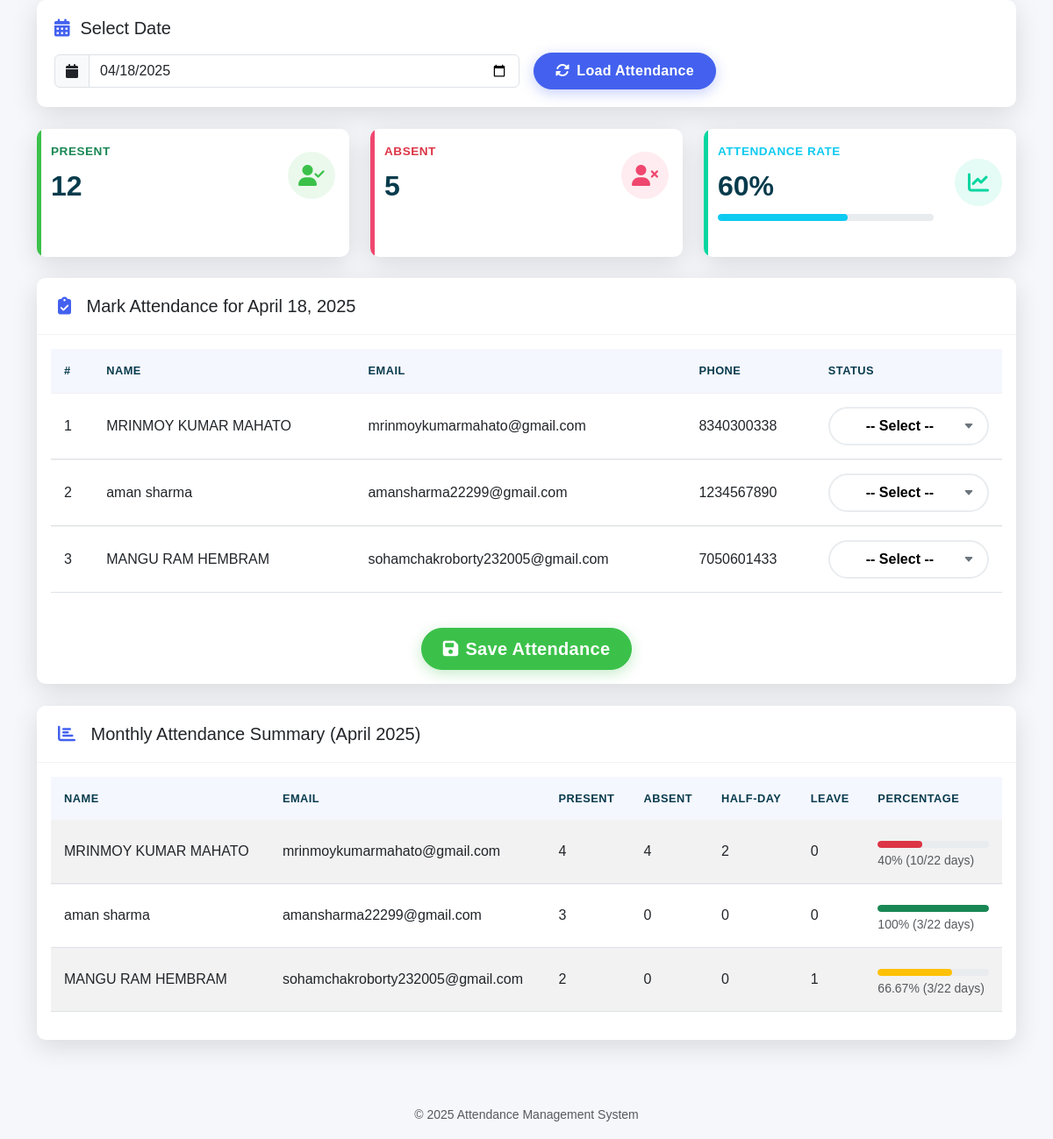
Page /php/attendence.php on the earlier database version.
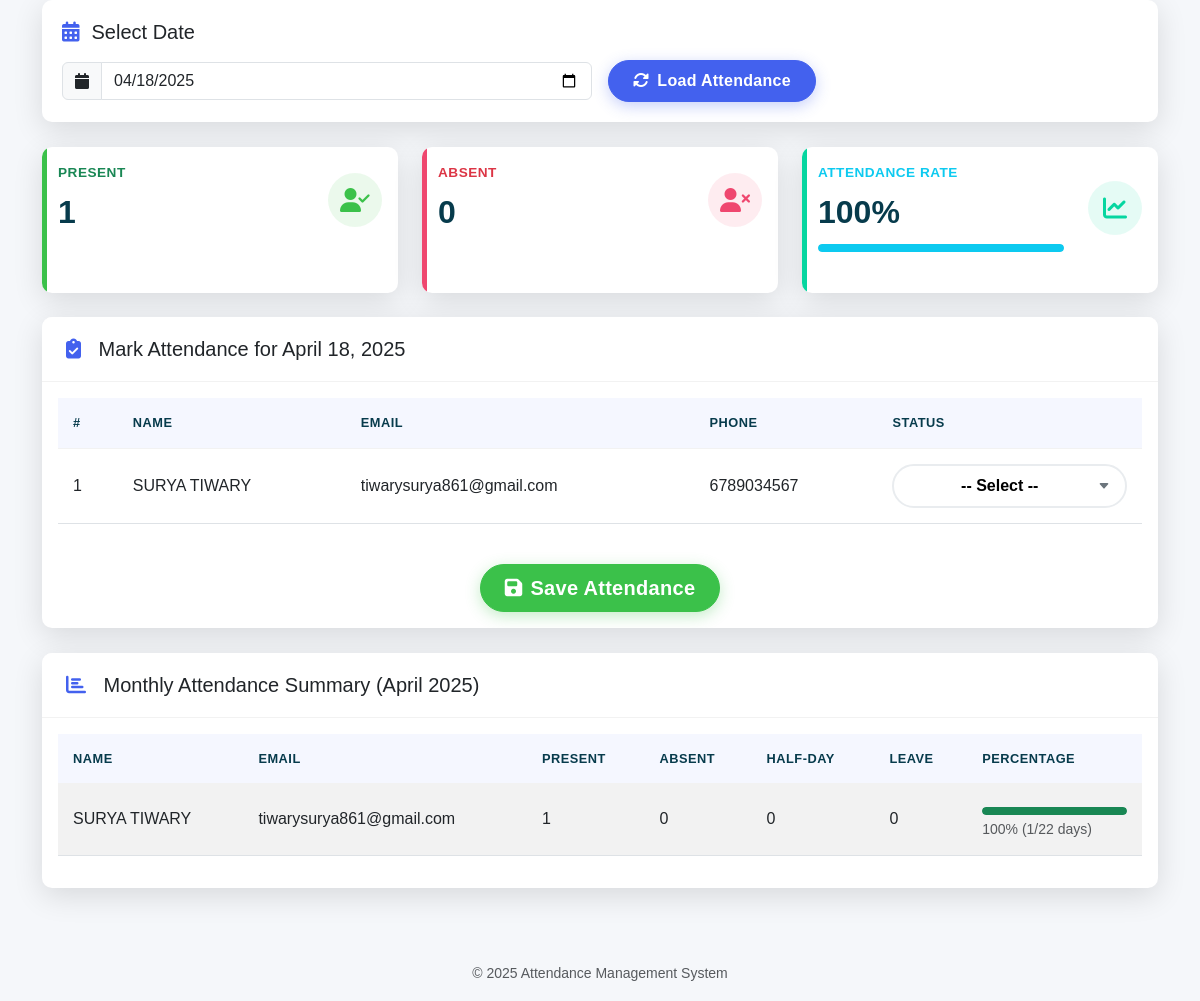
Same page on the later database version.
### tables this page shows
CREATE TABLE `members` (
  `id` int(11) NOT NULL,
  `firstname` varchar(50) NOT NULL,
  `lastname` varchar(50) DEFAULT NULL,
  `email` varchar(50) NOT NULL,
  `phoneNumber` varchar(15) NOT NULL,
  `aadharNo` varchar(20) NOT NULL,
  `vehicle` varchar(255) DEFAULT NULL
);

### php/attendence.php (the view, shortened to what the changed rows need)
<?php
$servername = "localhost";
$username = "root";
$password = "";
$dbname = "final";
$conn = new mysqli($servername, $username, $password, $dbname);
$date = isset($_POST['date']) ? $_POST['date'] : date("Y-m-d");
$month = date("m", strtotime($date));
$year = date("Y", strtotime($date));
$result = $conn->query("SELECT * FROM members");
$members = [];
while ($row = $result->fetch_assoc()) {
    $members[] = $row;
}
$current_attendance = [];
$days_in_month = cal_days_in_month(CAL_GREGORIAN, $month, $year);
?>
<!DOCTYPE html>
<html lang="en">
<head>
    <link rel="stylesheet" href="https://cdnjs.cloudflare.com/ajax/libs/bootstrap/5.3.0/css/bootstrap.min.css">
    <link rel="stylesheet" href="https://cdnjs.cloudflare.com/ajax/libs/font-awesome/6.4.0/css/all.min.css">
    <link rel="stylesheet" href="https://cdnjs.cloudflare.com/ajax/libs/datatables/1.10.21/css/dataTables.bootstrap5.min.css">
    <link rel="stylesheet" href="https://cdnjs.cloudflare.com/ajax/libs/limonte-sweetalert2/11.7.12/sweetalert2.min.css">
</head>
<body>
    <div class="container">
        <div class="row animate-in" style="animation-delay: 0.2s;">
            <?php
            $total_present = 0;
            $total_absent = 0;
            $total_records = 0;
            $monthly_stats_query = "SELECT status, COUNT(*) as count FROM attendance
                                   WHERE MONTH(date) = $month AND YEAR(date) = $year
                                   GROUP BY status";
            $monthly_stats_result = $conn->query($monthly_stats_query);
            if ($monthly_stats_result && $monthly_stats_result->num_rows > 0) {
                while ($stat = $monthly_stats_result->fetch_assoc()) {
                    if ($stat['status'] == 'Present') {
                        $total_present = $stat['count'];
                    } elseif ($stat['status'] == 'Absent') {
                        $total_absent = $stat['count'];
                    }
                    $total_records += $stat['count'];
                }
            }
            $attendance_percentage = $total_records > 0 ? round(($total_present / $total_records) * 100, 2) : 0;
            ?>
            <div class="col-xl-4 col-md-6 mb-4">
                <div class="card border-0 stats-card present h-100">
                    <div class="card-body">
                        <div class="row no-gutters align-items-center">
                            <div class="col mr-2">
                                <div class="stats-text text-success mb-1">Present</div>
                                <div class="stats-number"><?php echo $total_present; ?></div>
                            </div>
                        </div>
                    </div>
                </div>
            </div>
            <div class="col-xl-4 col-md-6 mb-4">
                <div class="card border-0 stats-card absent h-100">
                    <div class="card-body">
                        <div class="row no-gutters align-items-center">
                            <div class="col mr-2">
                                <div class="stats-text text-danger mb-1">Absent</div>
                                <div class="stats-number"><?php echo $total_absent; ?></div>
                            </div>
                        </div>
                    </div>
                </div>
            </div>
            <div class="col-xl-4 col-md-6 mb-4">
                <div class="card border-0 stats-card percentage h-100">
                    <div class="card-body">
                        <div class="row no-gutters align-items-center">
                            <div class="col mr-2">
                                <div class="stats-text text-info mb-1">Attendance Rate</div>
                                <div class="stats-number"><?php echo $attendance_percentage; ?>%</div>
                                <div class="progress">
                                    <div class="progress-bar bg-info" role="progressbar" style="width: <?php echo $attendance_percentage; ?>%"
                                         aria-valuenow="<?php echo $attendance_percentage; ?>" aria-valuemin="0" aria-valuemax="100"></div>
                                </div>
                            </div>
                        </div>
                    </div>
                </div>
            </div>
        </div>
        <div class="row animate-in" style="animation-delay: 0.3s;">
            <div class="col-lg-12">
                <div class="card">
                    <div class="card-body">
                        <form method="POST" action="save_attendance.php" id="attendanceForm">
                            <div class="table-responsive">
                                <table class="table table-hover" id="attendanceTable">
                                    <thead>
                                        <tr>
                                            <th>#</th>
                                            <th>Name</th>
                                            <th>Email</th>
                                            <th>Phone</th>
                                            <th>Status</th>
                                        </tr>
                                    </thead>
                                    <tbody>
                                        <?php foreach ($members as $index => $row): ?>
                                            <?php
                                                $status = isset($current_attendance[$row['email']]) ? $current_attendance[$row['email']] : '';
                                            ?>
                                            <tr>
                                                <td><?php echo $index + 1; ?></td>
                                                <td><?php echo $row['firstname'] . ' ' . $row['lastname']; ?></td>
                                                <td><?php echo $row['email']; ?></td>
                                                <td><?php echo $row['phoneNumber']; ?></td>
                                                <td>
                                                    <select name="attendance[<?php echo $row['email']; ?>]" class="select-status" data-email="<?php echo $row['email']; ?>">
                                                        <option value="" <?php echo ($status == '') ? 'selected' : ''; ?>>-- Select --</option>
                                                    </select>
                                                </td>
                                            </tr>
                                        <?php endforeach; ?>
                                    </tbody>
                                </table>
                            </div>
                        </form>
                    </div>
                </div>
            </div>
        </div>
        <div class="row animate-in" style="animation-delay: 0.4s;">
            <div class="col-lg-12">
                <div class="card">
                    <div class="card-body">
                        <div class="table-responsive">
                            <table class="table table-striped" id="summaryTable">
                                <thead>
                                    <tr>
                                        <th>Name</th>
                                        <th>Email</th>
                                        <th>Present</th>
                                        <th>Absent</th>
                                        <th>Half-Day</th>
                                        <th>Leave</th>
                                        <th>Percentage</th>
                                    </tr>
                                </thead>
                                <tbody>
                                    <?php
                                    foreach ($members as $row) {
                                        $email = $row['email'];
                                        $name = $row['firstname'] . ' ' . $row['lastname'];
                                        $att_q = "SELECT status FROM attendance
                                                WHERE email = '$email'
                                                AND MONTH(date) = $month
                                                AND YEAR(date) = $year";
                                        $att_result = $conn->query($att_q);
                                        $present = 0;
                                        $absent = 0;
                                        $half_day = 0;
                                        $leave = 0;
                                        $total = 0;
                                        if ($att_result && $att_result->num_rows > 0) {
                                            while ($att = $att_result->fetch_assoc()) {
                                                $total++;
                                                if ($att['status'] == 'Present') {
                                                    $present++;
                                                } elseif ($att['status'] == 'Absent') {
                                                    $absent++;
                                                } elseif ($att['status'] == 'Half-Day') {
                                                    $half_day++;
                                                } elseif ($att['status'] == 'Leave') {
                                                    $leave++;
                                                }
                                            }
                                        }
                                        $working_days = 0;
                                        for ($day = 1; $day <= $days_in_month; $day++) {
                                            $check_date = sprintf("%04d-%02d-%02d", $year, $month, $day);
                                            $day_of_week = date("N", strtotime($check_date));
                                            if ($day_of_week < 6) {
                                                $working_days++;
                                            }
                                        }
                                        $percent = $total > 0 ? round(($present / $total) * 100, 2) : 0;
                                        $progress_color = $percent >= 75 ? "bg-success" : ($percent >= 50 ? "bg-warning" : "bg-danger");
                                        echo "<tr>
                                                <td>$name</td>
                                                <td>$email</td>
                                                <td>$present</td>
                                                <td>$absent</td>
                                                <td>$half_day</td>
                                                <td>$leave</td>
                                                <td>
                                                    <div class='progress' data-bs-toggle='tooltip' title='$percent%'>
                                                        <div class='progress-bar $progress_color' role='progressbar' style='width: $percent%'
                                                             aria-valuenow='$percent' aria-valuemin='0' aria-valuemax='100'></div>
                                                    </div>
                                                    <small class='text-muted mt-1 d-block'>$percent% ($total/$working_days days)</small>
                                                </td>
                                              </tr>";
                                    }
                                    ?>
                                </tbody>
                            </table>
                        </div>
                    </div>
                </div>
            </div>
        </div>
    </div>
</body>
</html>

Differences in the rows shown:
removed members: firstname "MRINMOY KUMAR", lastname "MAHATO", email "mrinmoykumarmahato@gmail.com", phoneNumber "8340300338", email "-- Select --", name "MRINMOY KUMAR MAHATO", present "4", absent "4", half_day "2", leave "0", percent "40", total "10", working_days "22"
removed members: firstname "aman", lastname "sharma", email "amansharma22299@gmail.com", phoneNumber "1234567890", email "-- Select --", name "aman sharma", present "3", absent "0", half_day "0", leave "0", percent "100", total "3", working_days "22"
removed members: firstname "MANGU RAM", lastname "HEMBRAM", email "sohamchakroborty232005@gmail.com", phoneNumber "7050601433", email "-- Select --", name "MANGU RAM HEMBRAM", present "2", absent "0", half_day "0", leave "1", percent "66.67", total "3", working_days "22"
added members: firstname "SURYA", lastname "TIWARY", email "tiwarysurya861@gmail.com", phoneNumber "6789034567", email "-- Select --", name "SURYA TIWARY", present "1", absent "0", half_day "0", leave "0", percent "100", total "1", working_days "22"
Other differences:
$total_present: "12" → "1"
$total_absent: "5" → "0"
$attendance_percentage: "60" → "100"
$attendance_percentage: 60 → 100 (drawn)
